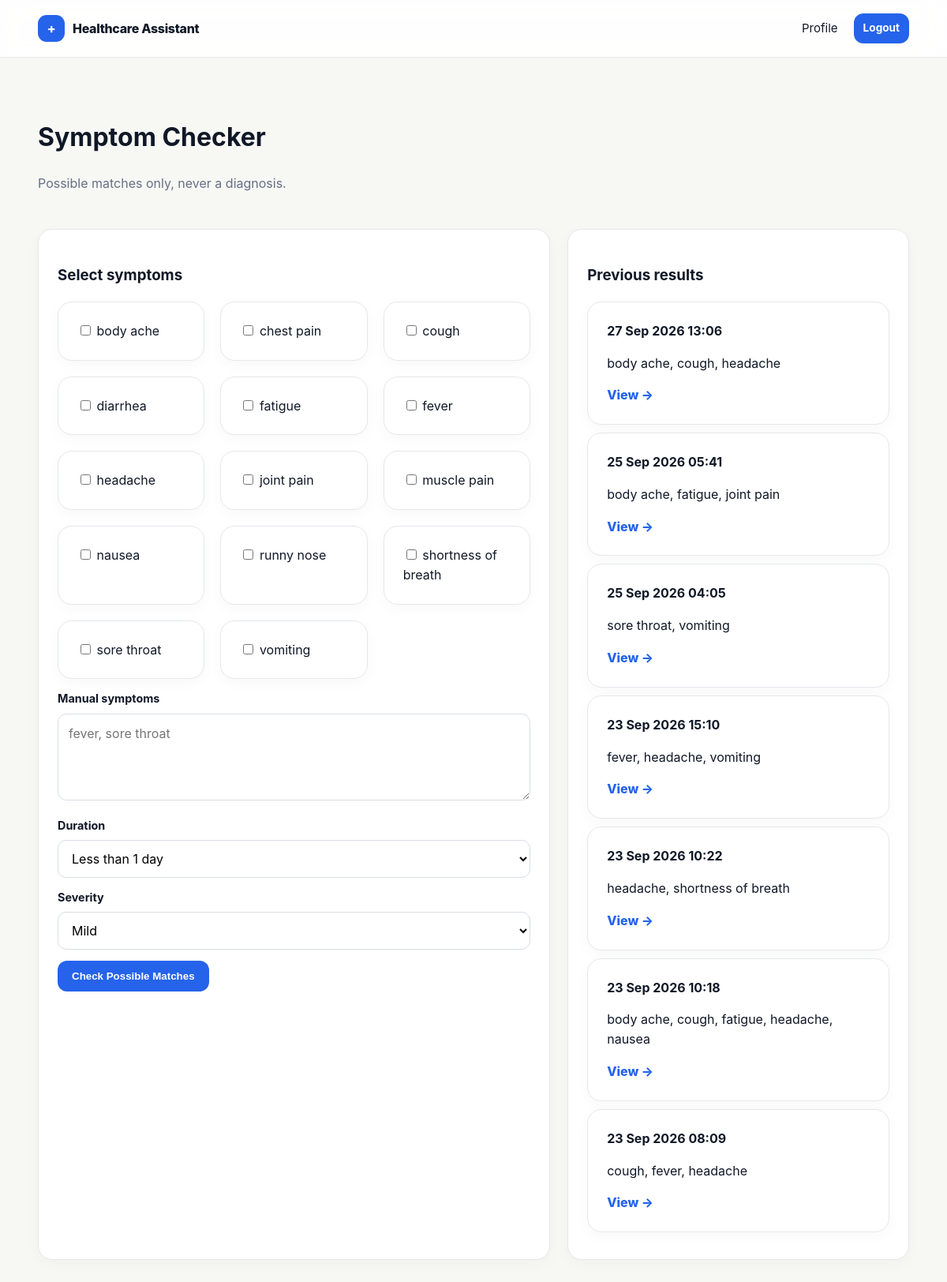
Page /symptom-checker (signed in) on the committed database.
### app.py (models this page shows)
class Symptom(db.Model):
    id = db.Column(db.Integer, primary_key=True)
    name = db.Column(db.String(120), unique=True, nullable=False, index=True)
    description = db.Column(db.Text, default="")
    conditions = db.relationship("Condition", secondary=mapping_table, back_populates="symptoms")

class SymptomCheck(db.Model):
    id = db.Column(db.Integer, primary_key=True)
    user_id = db.Column(db.Integer, db.ForeignKey("user.id"), nullable=False)
    raw_symptoms = db.Column(db.Text, nullable=False)
    duration = db.Column(db.String(80))
    severity = db.Column(db.String(40))
    created_at = db.Column(db.DateTime, default=datetime.utcnow)
    results = db.relationship("SymptomCheckResult", backref="check", cascade="all, delete-orphan")

### app.py (the view, shortened to what this page needs)
@app.route("/symptom-checker", methods=["GET","POST"])
@user_required
def symptom_checker():
    u=db.session.get(User,session["user_id"])
    symptoms=Symptom.query.order_by(Symptom.name).all()
    return render_template("symptom_checker.html", symptoms=symptoms, history=SymptomCheck.query.filter_by(user_id=u.id).order_by(SymptomCheck.created_at.desc()).limit(10).all())

### app.py (called while the page is built)
def user_required(fn):
    @wraps(fn)
    def wrapper(*a, **kw):
        uid = session.get("user_id")
        if not uid:
            flash("Please log in to continue.", "info")
            return redirect(url_for("login", next=request.path))
        u = db.session.get(User, uid)
        if not u or not u.is_active:
            session.clear()
            flash("Your account is inactive. Please contact support.", "error")
            return redirect(url_for("login"))
        return fn(*a, **kw)
    return wrapper

@app.context_processor
def globals():
    return {"current_user": db.session.get(User, session.get("user_id")) if session.get("user_id") else None,
            "current_admin": db.session.get(Admin, session.get("admin_id")) if session.get("admin_id") else None}

### templates/symptom_checker.html
{% extends "base.html" %}{% block title %}Symptom Checker{% endblock %}{% block content %}<main class="app-main"><div class="container"><div class="section-head"><h1>Symptom Checker</h1><p class="muted">Possible matches only, never a diagnosis.</p></div><div class="two-col"><form class="card" method="post"><h3>Select symptoms</h3><div class="grid">{% for s in symptoms %}<label class="card"><input type="checkbox" name="symptoms" value="{{s.name}}"> {{s.name}}</label>{% endfor %}</div><div class="field"><label>Manual symptoms</label><textarea name="manual_symptoms" placeholder="fever, sore throat"></textarea></div><div class="field"><label>Duration</label><select name="duration"><option>Less than 1 day</option><option>1–3 days</option><option>4–7 days</option><option>More than 1 week</option></select></div><div class="field"><label>Severity</label><select name="severity"><option>Mild</option><option>Moderate</option><option>Severe</option></select></div><button class="btn">Check Possible Matches</button></form><div class="card"><h3>Previous results</h3>{% for h in history %}<div class="card" style="margin:10px 0"><b>{{h.created_at.strftime('%d %b %Y %H:%M')}}</b><p>{{h.raw_symptoms}}</p><a class="arrow" href="{{url_for('symptom_history',check_id=h.id)}}">View →</a></div>{% else %}<p class="muted">No saved checks.</p>{% endfor %}</div></div></div></main>{% endblock %}

### templates/base.html (shortened to what this page needs)
<!doctype html><html lang="en"><head><link rel="stylesheet" href="{{url_for('static',filename='css/style.css')}}"></head><body>
<header class="site-header"><div class="container nav"><a class="brand" href="{{url_for('home')}}"><span class="brand-mark">+</span>Healthcare Assistant</a>
<nav class="nav-links">{% if current_user %}<a href="{{url_for('profile')}}">Profile</a><a class="btn small" href="{{url_for('logout')}}">Logout</a>{% elif current_admin %}<a href="{{url_for('admin_profile')}}">Profile</a><a class="btn small" href="{{url_for('admin_logout')}}">Logout</a>{% else %}<a href="{{url_for('login')}}">Login</a><a href="{{url_for('register')}}">Register</a><a href="{{url_for('admin_login')}}">Admin</a>{% endif %}</nav></div></header>
{% block content %}{% endblock %}<script src="{{url_for('static',filename='js/main.js')}}"></script></body></html>

### static/css/style.css (style rules this page uses)
:root { --navy:#101827;--blue:#2563eb;--blue2:#eaf2ff;--bg:#f7f7f4;--white:#fff;--line:#e5e7eb;--muted:#667085;--danger:#b42318;--success:#067647;--shadow:0 12px 35px rgba(16,24,39,.07);--radius:18px }
* { box-sizing:border-box }
html { scroll-behavior:smooth }
body { margin:0;font-family:Inter,ui-sans-serif,system-ui,-apple-system,Segoe UI,sans-serif;color:var(--navy);background:var(--bg);line-height:1.55 }
a { text-decoration:none;color:inherit }
.container { width:min(1120px,92%);margin:auto }
.site-header { position:sticky;top:0;z-index:20;background:rgba(255,255,255,.88);backdrop-filter:blur(14px);border-bottom:1px solid rgba(229,231,235,.8) }
.nav { height:72px;display:flex;align-items:center;justify-content:space-between }
.brand { font-weight:800;letter-spacing:-.02em;display:flex;align-items:center;gap:10px }
.brand-mark { width:34px;height:34px;border-radius:11px;background:var(--blue);color:#fff;display:grid;place-items:center }
.nav-links { display:flex;gap:20px;align-items:center }
.nav-links a { font-size:.94rem }
.btn { display:inline-flex;align-items:center;justify-content:center;gap:8px;border:0;border-radius:12px;padding:12px 18px;font-weight:700;cursor:pointer;background:var(--blue);color:#fff }
.btn.small { padding:8px 12px;font-size:.85rem }
.section-head { max-width:720px;margin-bottom:45px }
.muted { color:var(--muted) }
.grid { display:grid;grid-template-columns:repeat(3,1fr);gap:20px }
.card { background:#fff;border:1px solid var(--line);border-radius:var(--radius);padding:24px;box-shadow:0 5px 18px rgba(16,24,39,.03) }
.arrow { color:var(--blue);font-weight:800 }
.field { margin:14px 0 }
.field label { display:block;font-weight:700;font-size:.9rem;margin-bottom:7px }
.field input,.field select,.field textarea { width:100%;border:1px solid #d8dde5;border-radius:11px;padding:12px 13px;font:inherit;background:#fff }
.field textarea { min-height:110px;resize:vertical }
.app-main { padding:55px 0 90px }
.two-col { display:grid;grid-template-columns:1.2fr .8fr;gap:22px }

### rows in the picture
Symptom: name "body ache"
Symptom: name "chest pain"
Symptom: name "cough"
Symptom: name "diarrhea"
Symptom: name "fatigue"
Symptom: name "fever"
Symptom: name "headache"
Symptom: name "joint pain"
Symptom: name "muscle pain"
Symptom: name "nausea"
Symptom: name "runny nose"
Symptom: name "shortness of breath"
Symptom: name "sore throat"
Symptom: name "vomiting"
SymptomCheck: created_at "27 Sep 2026 13:06", raw_symptoms "body ache, cough, headache"
SymptomCheck: created_at "25 Sep 2026 05:41", raw_symptoms "body ache, fatigue, joint pain"
SymptomCheck: created_at "25 Sep 2026 04:05", raw_symptoms "sore throat, vomiting"
SymptomCheck: created_at "23 Sep 2026 15:10", raw_symptoms "fever, headache, vomiting"
SymptomCheck: created_at "23 Sep 2026 10:22", raw_symptoms "headache, shortness of breath"
SymptomCheck: created_at "23 Sep 2026 10:18", raw_symptoms "body ache, cough, fatigue, headache, nausea"
SymptomCheck: created_at "23 Sep 2026 08:09", raw_symptoms "cough, fever, headache"
